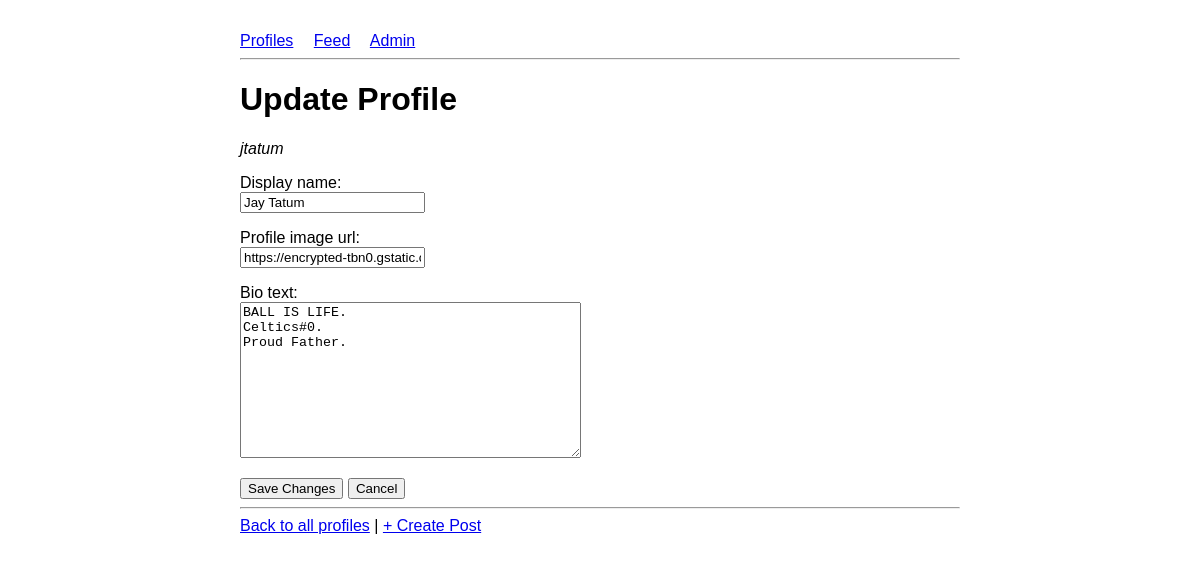
Before: /mini_insta/profile/5/update with the older database file.
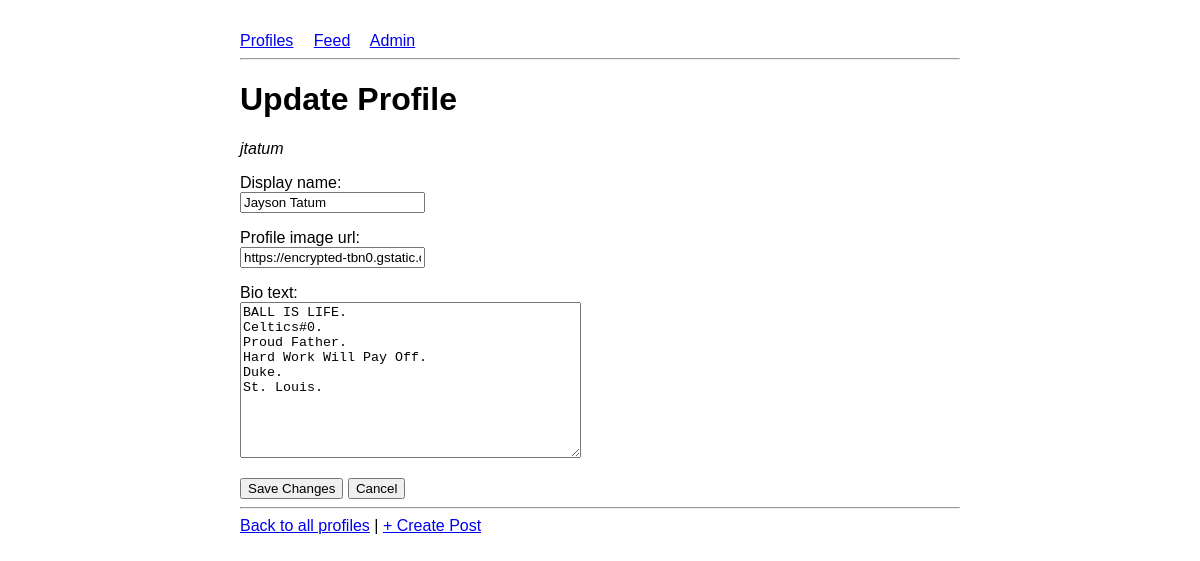
After: the same page with the newer database file.
### mini_insta/models.py (models this page shows, shortened)
class Profile(models.Model):
    username = models.CharField(max_length=50, unique=True)
    display_name = models.CharField(max_length=100, blank=True)
    profile_image_url = models.URLField(blank=True)
    bio_text = models.TextField(blank=True)
    join_date = models.DateField(auto_now_add=True)

### mini_insta/views.py (the view)
# urls.py: path('profile/<int:pk>/update', views.UpdateProfileView.as_view(), name='update_profile'),
class UpdateProfileView(UpdateView):
    model = Profile
    form_class = UpdateProfileForm
    template_name = 'mini_insta/update_profile_form.html'

### mini_insta/forms.py
class UpdateProfileForm(forms.ModelForm):
    class Meta:
        model = Profile
        fields = ['display_name', 'profile_image_url', 'bio_text']

### mini_insta/templates/mini_insta/update_profile_form.html (shortened to what this page needs)
{% extends 'mini_insta/base.html' %}
{% block content %}
<h1>Update Profile</h1>
<p><em>{{ profile.username }}</em></p>
<form method="POST" action="{% url 'mini_insta:update_profile' profile.pk %}">
    {% for field in form %}
        <p>
            <label for="{{ field.id_for_label }}">{{ field.label }}:</label><br>
            {{ field }}
        </p>
    {% endfor %}
    <button type="submit">Save Changes</button>
    <a href="{% url 'mini_insta:show_profile' profile.pk %}">
        <button type="button">Cancel</button>
    </a>
</form>
{% endblock %}

Changed rows visible on the page:
changed Profile "jtatum": display_name "Jay Tatum" → "Jayson Tatum"; bio_text "BALL IS LIFE. Celtics#0. Proud Father." → "BALL IS LIFE. Celtics#0. Proud Father. Hard Work Will Pay Off. Duke. St. Louis."
